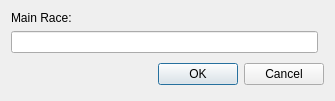
<?xml version="1.0" encoding="UTF-8"?>
<ui version="4.0">
 <class>setMainRaceDialog</class>
 <widget class="QDialog" name="setMainRaceDialog">
  <property name="geometry">
   <rect>
    <x>0</x>
    <y>0</y>
    <width>335</width>
    <height>96</height>
   </rect>
  </property>
  <property name="windowTitle">
   <string>Set Main Race</string>
  </property>
  <property name="windowIcon">
   <iconset resource="runesmith.qrc">
    <normaloff>:/Runesmith/Runesmith.bmp</normaloff>:/Runesmith/Runesmith.bmp</iconset>
  </property>
  <layout class="QGridLayout" name="gridLayout">
   <item row="0" column="0">
    <widget class="QLabel" name="label">
     <property name="text">
      <string>Main Race:</string>
     </property>
    </widget>
   </item>
   <item row="3" column="0" colspan="2">
    <layout class="QHBoxLayout">
     <property name="spacing">
      <number>6</number>
     </property>
     <property name="margin">
      <number>0</number>
     </property>
     <item>
      <spacer>
       <property name="orientation">
        <enum>Qt::Horizontal</enum>
       </property>
       <property name="sizeHint" stdset="0">
        <size>
         <width>131</width>
         <height>31</height>
        </size>
       </property>
      </spacer>
     </item>
     <item>
      <widget class="QPushButton" name="okButton">
       <property name="text">
        <string>OK</string>
       </property>
      </widget>
     </item>
     <item>
      <widget class="QPushButton" name="cancelButton">
       <property name="text">
        <string>Cancel</string>
       </property>
      </widget>
     </item>
    </layout>
   </item>
   <item row="2" column="0">
    <widget class="QLineEdit" name="mainRaceTxt"/>
   </item>
  </layout>
 </widget>
 <resources>
  <include location="runesmith.qrc"/>
 </resources>
 <connections>
  <connection>
   <sender>cancelButton</sender>
   <signal>clicked()</signal>
   <receiver>setMainRaceDialog</receiver>
   <slot>reject()</slot>
   <hints>
    <hint type="sourcelabel">
     <x>369</x>
     <y>253</y>
    </hint>
    <hint type="destinationlabel">
     <x>179</x>
     <y>282</y>
    </hint>
   </hints>
  </connection>
 </connections>
</ui>
